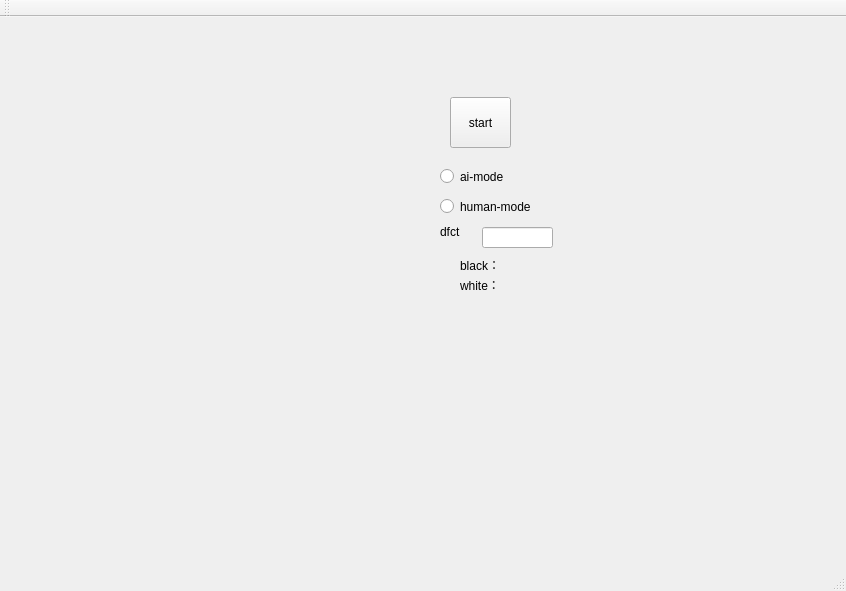
<?xml version="1.0" encoding="UTF-8"?>
<ui version="4.0">
 <class>othello</class>
 <widget class="QMainWindow" name="othello">
  <property name="geometry">
   <rect>
    <x>0</x>
    <y>0</y>
    <width>846</width>
    <height>591</height>
   </rect>
  </property>
  <property name="windowTitle">
   <string>othello</string>
  </property>
  <widget class="QWidget" name="centralWidget">
   <widget class="QPushButton" name="pushButton">
    <property name="geometry">
     <rect>
      <x>450</x>
      <y>80</y>
      <width>61</width>
      <height>51</height>
     </rect>
    </property>
    <property name="text">
     <string>start</string>
    </property>
   </widget>
   <widget class="QRadioButton" name="aim">
    <property name="geometry">
     <rect>
      <x>440</x>
      <y>150</y>
      <width>115</width>
      <height>19</height>
     </rect>
    </property>
    <property name="text">
     <string>ai-mode</string>
    </property>
   </widget>
   <widget class="QRadioButton" name="hmm">
    <property name="geometry">
     <rect>
      <x>440</x>
      <y>180</y>
      <width>115</width>
      <height>19</height>
     </rect>
    </property>
    <property name="text">
     <string>human-mode</string>
    </property>
   </widget>
   <widget class="QLineEdit" name="lineEdit">
    <property name="geometry">
     <rect>
      <x>482</x>
      <y>210</y>
      <width>71</width>
      <height>21</height>
     </rect>
    </property>
    <property name="text">
     <string/>
    </property>
   </widget>
   <widget class="QLabel" name="label">
    <property name="geometry">
     <rect>
      <x>440</x>
      <y>205</y>
      <width>41</width>
      <height>20</height>
     </rect>
    </property>
    <property name="text">
     <string>dfct</string>
    </property>
   </widget>
   <widget class="QLabel" name="label_2">
    <property name="geometry">
     <rect>
      <x>460</x>
      <y>240</y>
      <width>72</width>
      <height>15</height>
     </rect>
    </property>
    <property name="text">
     <string>black：</string>
    </property>
   </widget>
   <widget class="QLabel" name="label_3">
    <property name="geometry">
     <rect>
      <x>460</x>
      <y>260</y>
      <width>72</width>
      <height>15</height>
     </rect>
    </property>
    <property name="text">
     <string>white：</string>
    </property>
   </widget>
  </widget>
  <widget class="QMenuBar" name="menuBar">
   <property name="geometry">
    <rect>
     <x>0</x>
     <y>0</y>
     <width>846</width>
     <height>26</height>
    </rect>
   </property>
  </widget>
  <widget class="QToolBar" name="mainToolBar">
   <attribute name="toolBarArea">
    <enum>TopToolBarArea</enum>
   </attribute>
   <attribute name="toolBarBreak">
    <bool>false</bool>
   </attribute>
  </widget>
  <widget class="QStatusBar" name="statusBar"/>
 </widget>
 <layoutdefault spacing="6" margin="11"/>
 <resources/>
 <connections/>
</ui>
